Frame 1 (no input): blank canvas, image omitted
Frame 60 (the mouse pressed at the canvas centre just before this capture): blank canvas, image omitted
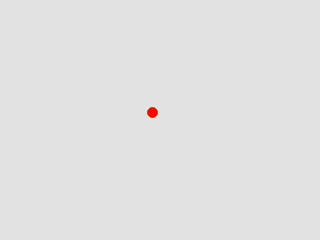
Frame 120 (the mouse held since frame 60 and released just before this capture)

The Processing sketch whose frames 1 and 60 were blank and that drew this single picture after the mouse press (run headless with seeded random() and noise(); from frame 60 on, the mouse is pressed at the canvas centre):

// Processing sketch: processing_154515
// ── processing_154515.pde


float[] x = new float[10];
float[] y = new float[10];
//float segLength = 10;

void setup() {
  size(320, 240);
  smooth();
}

void draw() {
  background(226);
  dragSegment(0, mouseX - 8, mouseY - 8);
  for(int i=0; i < x.length-1; i++) {
    dragSegment(i+1, x[i], y[i]);
  }
}

void dragSegment(int i, float xin, float yin) {
  float dx = xin - x[i];
  float dy = yin - y[i];
  float segLength = dist(x[i], y[i], xin, yin);
  float angle = atan2(dy, dx);  
  x[i] = xin;// - cos(angle) * segLength;
  y[i] = yin;// - sin(angle) * segLength;
  //stroke(23, 79, 4, 220);
  
  pushMatrix();
  translate(x[i], y[i]);
  rotate(angle);
  
  color c;
  
  if ( i % 3 == 1 )
    c = color(0, 0, 0, 255);
  else if ( i % 3 == 2 )
    c = color(255, 255, 0, 255);
  else
    c = color(255, 0, 0, 255);

  stroke( c );
  strokeWeight(10);
  line(0, 0, segLength, 0);
  
  if ( i == x.length - 1 )
  {
    fill( c );
    noStroke();
    beginShape(TRIANGLES);
    vertex(0, 5);
    vertex(-2 * segLength, 0);
    vertex(0, -5);
    endShape();
  }
  
  if ( i == 0 )
  {
   // stroke(0, 255);
   noStroke();
   fill(0, 255);
   ellipse(segLength, -2, 3, 3);
   ellipse(segLength, 2, 3, 3);
    //point(segLength, -2);
    //point(segLength, 2);
  }
  
  popMatrix();
}
